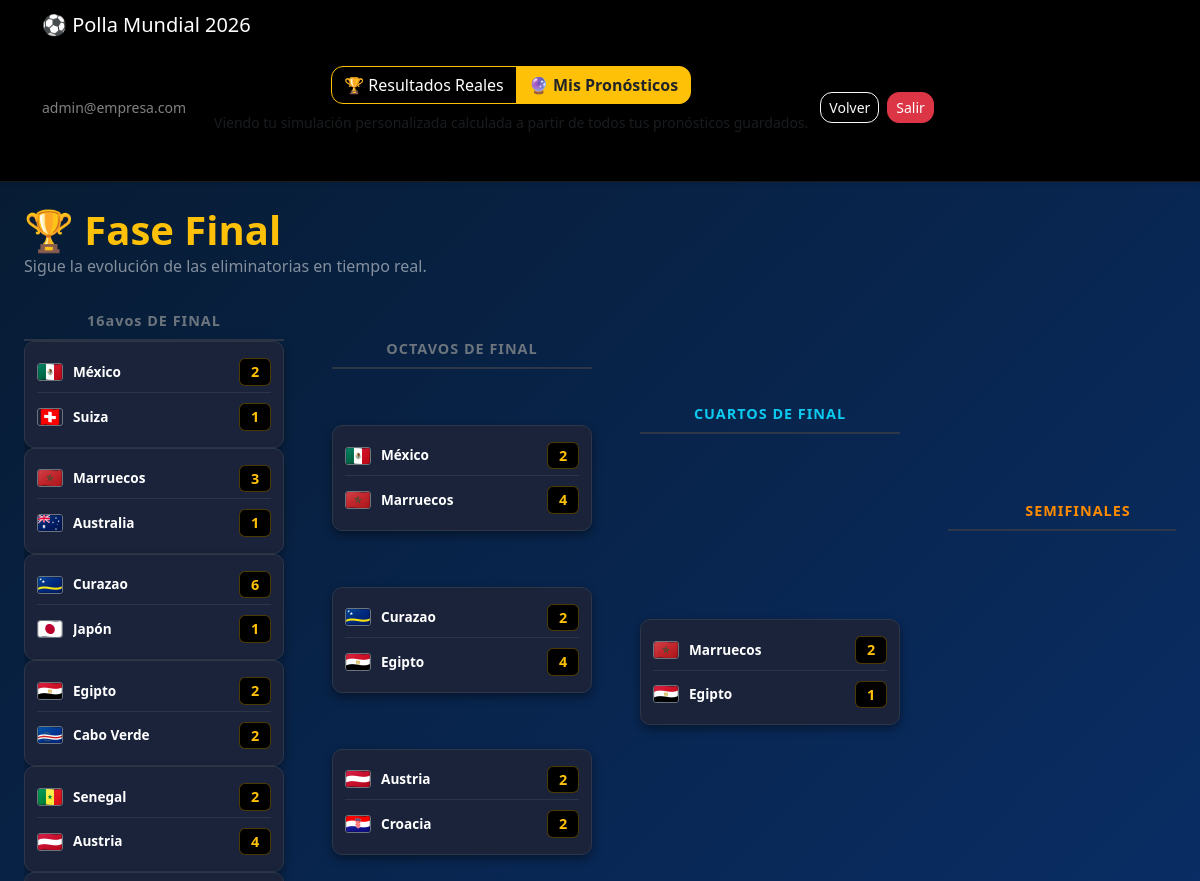
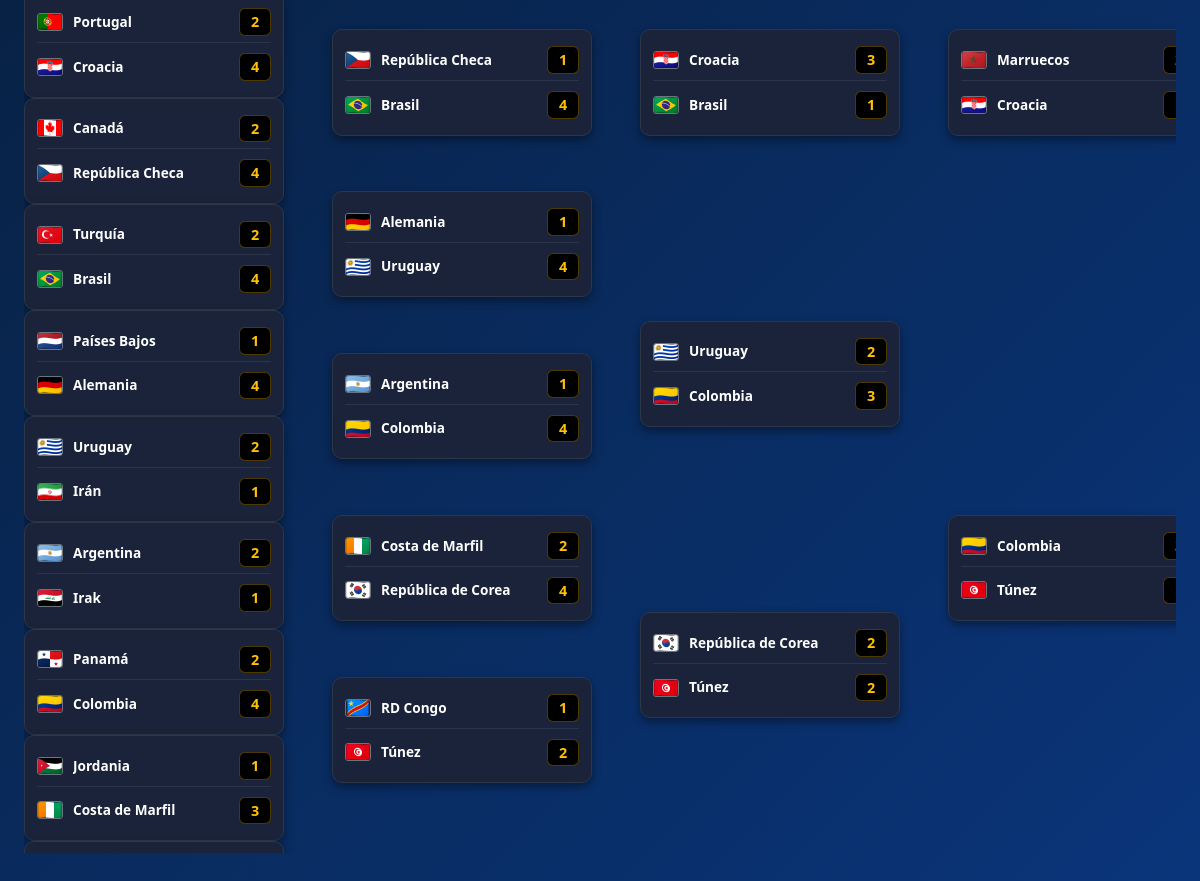
/llaves?tipo=pronostico&usuario_id=2 (signed in), run on the app's committed database (2 pictures, top to bottom).
### app.py (models this page shows)
class User(UserMixin, db.Model):
    id = db.Column(db.Integer, primary_key=True)
    correo = db.Column(db.String(150), unique=True)
    nombre_usuario = db.Column(db.String(50), unique=True, nullable=False) # <--- ESTO ES LO NUEVO
    password = db.Column(db.String(255))
    puntos = db.Column(db.Integer, default=0)
    admin = db.Column(db.Boolean, default=False)

class Partido(db.Model):
    id = db.Column(db.Integer, primary_key=True)
    grupo = db.Column(db.String(10))
    fecha = db.Column(db.String(50))
    equipo_local = db.Column(db.String(100), nullable=False)
    equipo_visitante = db.Column(db.String(100), nullable=False)
    bandera_local = db.Column(db.String(200))
    bandera_visitante = db.Column(db.String(200))
    goles_local = db.Column(db.Integer)
    goles_visitante = db.Column(db.Integer)
    penales_local = db.Column(db.Integer)
    penales_visitante = db.Column(db.Integer)
    siguiente_partido = db.Column(db.Integer)
    posicion_siguiente = db.Column(db.String(10))

### app.py (the view)
@app.route("/llaves")
@login_required
def llaves():
    tipo = request.args.get("tipo", "real")
    usuario_id = request.args.get("usuario_id", None)
    if tipo == "pronostico":
        if usuario_id:
            usuario_visto = User.query.get_or_404(usuario_id)
            user_id = usuario_visto.id
        else:
            usuario_visto = current_user
            user_id = current_user.id
        partidos_llaves = calcular_llaves_simuladas("pronostico", user_id)
        pronosticos = PronosticoEliminatoria.query.filter_by(
            usuario_id=user_id
        ).all()
        pronosticos_dict = {p.partido_id: p for p in pronosticos}
    else:
        usuario_visto = current_user
        partidos_llaves = calcular_llaves_simuladas(tipo, current_user.id)
        pronosticos_dict = {}
    return render_template(
        "llaves.html",
        partidos=partidos_llaves,
        pronosticos=pronosticos_dict,
        usuario=current_user,
        usuario_visto=usuario_visto,
        tipo=tipo
    )

### app.py (called while the page is built)
@app.context_processor
def inject_bandera():
    return dict(bandera=bandera)

@login_manager.user_loader
def load_user(user_id):
    return User.query.get(int(user_id))

### templates/llaves.html (shortened to what this page needs)
<!DOCTYPE html>
<html lang="es">
<head>
    <link href="https://cdn.jsdelivr.net/npm/bootstrap@5.3.3/dist/css/bootstrap.min.css" rel="stylesheet">
    <link rel="stylesheet" href="{{ url_for('static', filename='css/style.css') }}">
</head>
<body class="bg-dark text-white">
<nav class="navbar navbar-dark bg-black shadow-sm">
    <div class="container">
        <span class="navbar-brand mb-0 h1">⚽ Polla Mundial 2026</span>
        <div class="d-flex align-items-center">
            {% if usuario %}
                <span class="me-3 text-white-50 small">{{ usuario.correo }}</span>
            {% endif %}
            <div class="container text-center my-4">
    <div class="btn-group" role="group" aria-label="Selector de Llaves">
        <a href="{{ url_for('llaves', tipo='real') }}"
           class="btn {% if tipo == 'real' %}btn-warning text-dark fw-bold{% else %}btn-outline-warning text-white{% endif %}">
            🏆 Resultados Reales
        </a>
        <a href="{{ url_for('llaves', tipo='pronostico') }}"
           class="btn {% if tipo == 'pronostico' %}btn-warning text-dark fw-bold{% else %}btn-outline-warning text-white{% endif %}">
            🔮 Mis Pronósticos
        </a>
    </div>
    <p class="text-muted mt-2 small">
        {% if tipo == 'real' %}
            Viendo la progresión oficial del mundial según los partidos jugados en la realidad.
        {% else %}
            Viendo tu simulación personalizada calculada a partir de todos tus pronósticos guardados.
        {% endif %}
    </p>
</div>
            <a href="/dashboard" class="btn btn-sm btn-outline-light me-2">Volver</a>
            <a href="/logout" class="btn btn-sm btn-danger">Salir</a>
        </div>
    </div>
</nav>
<div class="container-fluid mt-4 px-4">
    <div class="mb-4">
        <h1 class="text-warning fw-bold mb-0">🏆 Fase Final</h1>
        <p class="text-white-50 mb-0">Sigue la evolución de las eliminatorias en tiempo real.</p>
    </div>
    <div class="bracket-container">
        <div class="bracket-wrapper">
            <div class="bracket-col">
                <h6 class="phase-title text-secondary">16avos DE FINAL</h6>
                {% for p in partidos if p.grupo == '16avos' %}
                <div class="card-llave">
                    <div class="team-row">
                        <div class="team-info">
                            {% set b_local = bandera(p.equipo_local) %}
                            <img src="{{ url_for('static', filename='img/banderas/' + (b_local if b_local else 'default.png')) }}" class="border border-secondary">
                            <span class="fw-bold team-name {% if 'Grupo' in p.equipo_local or 'Partido' in p.equipo_local %}text-white-50{% else %}text-white{% endif %}">{{ p.equipo_local }}</span>
                        </div>
                        <div class="score-box">{{ p.goles_local if p.goles_local is not none else '-' }}</div>
                    </div>
                    <div class="team-row">
                        <div class="team-info">
                            {% set b_vis = bandera(p.equipo_visitante) %}
                            <img src="{{ url_for('static', filename='img/banderas/' + (b_vis if b_vis else 'default.png')) }}" class="border border-secondary">
                            <span class="fw-bold team-name {% if 'Grupo' in p.equipo_visitante or 'Partido' in p.equipo_visitante %}text-white-50{% else %}text-white{% endif %}">{{ p.equipo_visitante }}</span>
                        </div>
                        <div class="score-box">{{ p.goles_visitante if p.goles_visitante is not none else '-' }}</div>
                    </div>
                </div>
                {% endfor %}
            </div>
            <div class="bracket-col">
                <h6 class="phase-title text-secondary">OCTAVOS DE FINAL</h6>
                {% for p in partidos if p.grupo == 'Octavos' %}
                <div class="card-llave">
                    <div class="team-row">
                        <div class="team-info">
                            {% set b_local = bandera(p.equipo_local) %}
                            <img src="{{ url_for('static', filename='img/banderas/' + (b_local if b_local else 'default.png')) }}" class="border border-secondary">
                            <span class="fw-bold team-name {% if 'Grupo' in p.equipo_local or 'Partido' in p.equipo_local %}text-white-50{% else %}text-white{% endif %}">{{ p.equipo_local }}</span>
                        </div>
                        <div class="score-box">{{ p.goles_local if p.goles_local is not none else '-' }}</div>
                    </div>
                    <div class="team-row">
                        <div class="team-info">
                            {% set b_vis = bandera(p.equipo_visitante) %}
                            <img src="{{ url_for('static', filename='img/banderas/' + (b_vis if b_vis else 'default.png')) }}" class="border border-secondary">
                            <span class="fw-bold team-name {% if 'Grupo' in p.equipo_visitante or 'Partido' in p.equipo_visitante %}text-white-50{% else %}text-white{% endif %}">{{ p.equipo_visitante }}</span>
                        </div>
                        <div class="score-box">{{ p.goles_visitante if p.goles_visitante is not none else '-' }}</div>
                    </div>
                </div>
                {% endfor %}
            </div>
            <div class="bracket-col">
                <h6 class="phase-title text-info">CUARTOS DE FINAL</h6>
                {% for p in partidos if p.grupo == 'Cuartos' %}
                <div class="card-llave">
                    <div class="team-row">
                        <div class="team-info">
                            {% set b_local = bandera(p.equipo_local) %}
                            <img src="{{ url_for('static', filename='img/banderas/' + (b_local if b_local else 'default.png')) }}" class="border border-secondary">
                            <span class="fw-bold team-name {% if 'Grupo' in p.equipo_local or 'Partido' in p.equipo_local %}text-white-50{% else %}text-white{% endif %}">{{ p.equipo_local }}</span>
                        </div>
                        <div class="score-box">{{ p.goles_local if p.goles_local is not none else '-' }}</div>
                    </div>
                    <div class="team-row">
                        <div class="team-info">
                            {% set b_vis = bandera(p.equipo_visitante) %}
                            <img src="{{ url_for('static', filename='img/banderas/' + (b_vis if b_vis else 'default.png')) }}" class="border border-secondary">
                            <span class="fw-bold team-name {% if 'Grupo' in p.equipo_visitante or 'Partido' in p.equipo_visitante %}text-white-50{% else %}text-white{% endif %}">{{ p.equipo_visitante }}</span>
                        </div>
                        <div class="score-box">{{ p.goles_visitante if p.goles_visitante is not none else '-' }}</div>
                    </div>
                </div>
                {% endfor %}
            </div>
            <div class="bracket-col">
                <h6 class="phase-title" style="color: #ff8c00;">SEMIFINALES</h6>
                {% for p in partidos if p.grupo == 'Semis' %}
                <div class="card-llave">
                    <div class="team-row">
                        <div class="team-info">
                            {% set b_local = bandera(p.equipo_local) %}
                            <img src="{{ url_for('static', filename='img/banderas/' + (b_local if b_local else 'default.png')) }}" class="border border-secondary">
                            <span class="fw-bold team-name {% if 'Grupo' in p.equipo_local or 'Partido' in p.equipo_local %}text-white-50{% else %}text-white{% endif %}">{{ p.equipo_local }}</span>
                        </div>
                        <div class="score-box">{{ p.goles_local if p.goles_local is not none else '-' }}</div>
                    </div>
                    <div class="team-row">
                        <div class="team-info">
                            {% set b_vis = bandera(p.equipo_visitante) %}
                            <img src="{{ url_for('static', filename='img/banderas/' + (b_vis if b_vis else 'default.png')) }}" class="border border-secondary">
                            <span class="fw-bold team-name {% if 'Grupo' in p.equipo_visitante or 'Partido' in p.equipo_visitante %}text-white-50{% else %}text-white{% endif %}">{{ p.equipo_visitante }}</span>
                        </div>
                        <div class="score-box">{{ p.goles_visitante if p.goles_visitante is not none else '-' }}</div>
                    </div>
                </div>
                {% endfor %}
            </div>
        </div>
    </div>
</div>
</body>
</html>

### static/css/style.css (style rules this page uses)
:root { --primary: #185adb; --secondary: #0a1931; --accent: #ffc107; --brand: #4da3ff; --glass: rgba(255,255,255,0.06); --border: rgba(255,255,255,0.1); }
body { background: linear-gradient(135deg, #071a2f, #0b3d91); min-height: 100vh; color: white; font-family: 'Segoe UI', system-ui, sans-serif; }
.navbar { background: rgba(0,0,0,.25); backdrop-filter: blur(12px); border-bottom: 1px solid var(--border); }
.btn { border-radius: 12px; }

### templates/llaves.html (style rules this page uses)
.bracket-container { overflow-x: auto; padding-bottom: 2rem; }
.bracket-wrapper { display: flex; gap: 3rem; min-width: 1400px; height: 1400px; padding: 10px 0; }
.bracket-col { display: flex; flex-direction: column; justify-content: space-around; height: 100%; width: 260px; flex-shrink: 0; }
.phase-title { text-align: center; font-weight: bold; margin-bottom: 0; padding-bottom: 10px; border-bottom: 2px solid #2d3748; font-size: 0.9rem; letter-spacing: 1px; }
.card-llave { background: #1a233a; border-radius: 10px; border: 1px solid #2d3748; padding: 10px 12px; box-shadow: 0 4px 10px rgba(0,0,0,0.4); transition: transform 0.2s ease, border-color 0.2s ease; }
.team-row { display: flex; align-items: center; justify-content: space-between; padding: 6px 0; }
.team-row:first-child { border-bottom: 1px solid rgba(255,255,255,0.08); margin-bottom: 4px; }
.score-box { background: #000; color: #ffc107; border: 1px solid rgba(255, 193, 7, 0.3); border-radius: 6px; min-width: 32px; text-align: center; font-weight: bold; padding: 2px 4px; font-size: 0.9rem; }
.team-info { display: flex; align-items: center; gap: 10px; overflow: hidden; width: 80%; }
.team-info img { width: 26px; height: 18px; object-fit: cover; border-radius: 3px; flex-shrink: 0; }
.team-name { font-size: 0.85rem; white-space: nowrap; overflow: hidden; text-overflow: ellipsis; }

### data on the page
User: correo "admin@empresa.com"
Partido: shows a picture, equipo_local "México", goles_local "2", equipo_visitante "Suiza", goles_visitante "1", grupo "16avos" (drawn), equipo_local "México"
Partido: shows a picture, equipo_local "Marruecos", goles_local "3", equipo_visitante "Australia", goles_visitante "1", equipo_visitante "Marruecos", equipo_local "Marruecos", equipo_local "Marruecos"
Partido: shows a picture, equipo_local "Curazao", goles_local "6", equipo_visitante "Japón", goles_visitante "1", equipo_local "Curazao"
Partido: shows a picture, equipo_local "Egipto", goles_visitante "2", equipo_visitante "Cabo Verde", equipo_visitante "Egipto", equipo_visitante "Egipto"
Partido: shows a picture, equipo_local "Senegal", goles_local "2", equipo_visitante "Austria", goles_visitante "4", equipo_local "Austria"
Partido: shows a picture, equipo_local "Portugal", goles_local "2", equipo_visitante "Croacia", goles_visitante "4", equipo_visitante "Croacia", equipo_local "Croacia", equipo_visitante "Croacia"
Partido: shows a picture, equipo_local "Canadá", penales_local "2", equipo_visitante "República Checa", penales_visitante "4", equipo_local "República Checa"
Partido: shows a picture, equipo_local "Turquía", goles_visitante "2", equipo_visitante "Brasil", goles_visitante "4", equipo_visitante "Brasil", equipo_visitante "Brasil"
Partido: shows a picture, equipo_local "Países Bajos", goles_local "1", equipo_visitante "Alemania", goles_visitante "4", equipo_local "Alemania"
Partido: shows a picture, equipo_local "Uruguay", goles_visitante "2", equipo_visitante "Irán", goles_visitante "1", equipo_visitante "Uruguay", equipo_local "Uruguay"
Partido: shows a picture, equipo_local "Argentina", goles_local "2", equipo_visitante "Irak", goles_visitante "1", equipo_local "Argentina"
Partido: shows a picture, equipo_local "Panamá", goles_local "2", equipo_visitante "Colombia", goles_visitante "4", equipo_visitante "Colombia", equipo_visitante "Colombia", equipo_local "Colombia"
Partido: shows a picture, equipo_local "Jordania", goles_visitante "1", equipo_visitante "Costa de Marfil", goles_visitante "3", equipo_local "Costa de Marfil"
Partido: equipo_visitante "República de Corea", equipo_local "República de Corea"
Partido: equipo_local "RD Congo"
Partido: equipo_visitante "Túnez", equipo_visitante "Túnez", equipo_visitante "Túnez"

### other printed values
{{ p.goles_local if p.goles_local is not none else '-' }} "2" "2" "2" "1" "1" "1" "2" "1"
{{ p.goles_visitante if p.goles_visitante is not none else '-' }} "4" "4" "2" "4" "4" "4" "4" "2"
{{ p.goles_local if p.goles_local is not none else '-' }} "2" "3" "2" "2"
{{ p.goles_visitante if p.goles_visitante is not none else '-' }} "1" "1" "3" "2"
